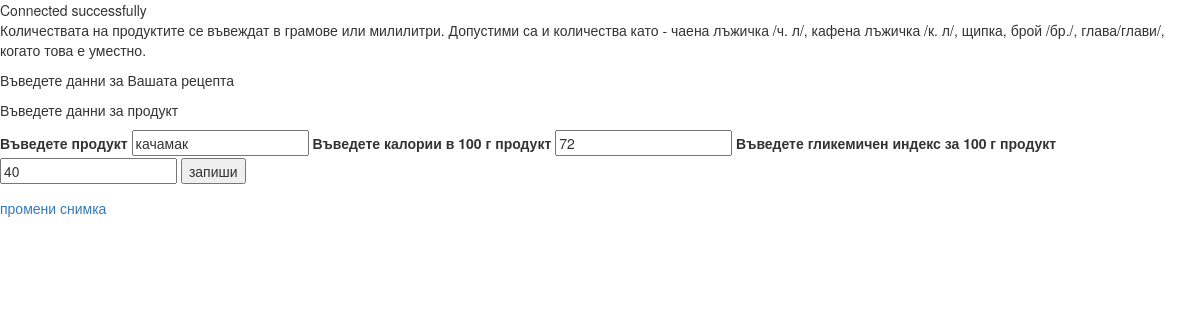
Screenshot of /pre_project/update_new_product.php?product=качамак with the database file from the repository.
### tables this page shows
CREATE TABLE IF NOT EXISTS `products` (
  `id` int(11) NOT NULL AUTO_INCREMENT,
  `product` varchar(200) NOT NULL,
  `product_type` int(11) DEFAULT NULL,
  `calories` int(11) NOT NULL,
  `gi` int(11) NOT NULL,
  `coef_to_gr` float NOT NULL DEFAULT '1' COMMENT 'coef for cinversion in equivalent weight in gramms ',
  `content_photo` longblob,
  `name_photo` varchar(200) NOT NULL,
  `type_photo` varchar(200) NOT NULL,
  `size_photo` int(11) NOT NULL,
  `user_id` int(11) NOT NULL,
  `date_published` date NOT NULL,
  `date_deleted` date DEFAULT NULL,
  PRIMARY KEY (`id`),
  UNIQUE KEY `product` (`product`),
  KEY `product_type` (`product_type`),
  KEY `users_id` (`user_id`)
);

### pre_project/update_new_product.php (the view, shortened to what this page needs)
<?php
require_once('includes.php');
if(!empty($_GET)) {
	$product = $_GET['product'];
} else {
	$product = '';
}
$q = "SELECT * FROM `products` WHERE `product` = '$product'";
$result = mysqli_query($connect, $q);
if (mysqli_num_rows($result)>0) {
	$row = mysqli_fetch_assoc($result);
}
?>
<!DOCTYPE html>
<html lang="en">
<head>
	<link rel="stylesheet" href="https://maxcdn.bootstrapcdn.com/bootstrap/3.3.5/css/bootstrap.min.css">
	<link rel="stylesheet" href="https://maxcdn.bootstrapcdn.com/bootstrap/3.3.5/css/bootstrap-theme.min.css">
</head>
<body>
	<p>Количествата на продуктите се въвеждат в грамове или милилитри. Допустими са и количества като - чаена лъжичка /ч. л/, кафена лъжичка /к. л/, щипка, брой /бр./, глава/глави/, когато това е уместно. </p>
	<p>Въведете данни за Вашата рецепта</p>
	<form method="post" action="update_new_product.php">
		<p>Въведете данни за продукт</p>
		<label for="nm">Въведете продукт</label>
		<input type="text" name="product" id="nm" value="<?php if(isset($row['product'])) {echo $row['product']; }?>">
		<label for="cal">Въведете калории в 100 г продукт</label>
		<input type="number" name="cal" id="cal" value="<?php echo $row['calories'];?>">
		<label for="gi">Въведете гликемичен индекс за 100 г продукт</label>
		<input type="number" name="gi" id="gi" value="<?php echo $row['gi'];?>">
		<input type="submit" value="запиши" name="submit">
	</form>
	<a href="product_photo.php?product=<?php echo $product?>">промени снимка</a>
	</body>
	</html>

### rows the page displays
products: product "качамак", cal "72", gi "40"
